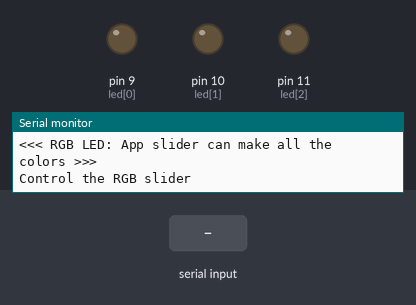
This sketch was run on a simulated Arduino Uno, built with avr-gcc and run on an emulated ATmega328P. On the bench: output pins drawn as LEDs (lit = HIGH), the last lines printed to the serial monitor. Inputs (shaded band) come from the test bench.

Above: at 1.2 s.
1.3 s: "1" received over the second serial link
At 2.0 s:
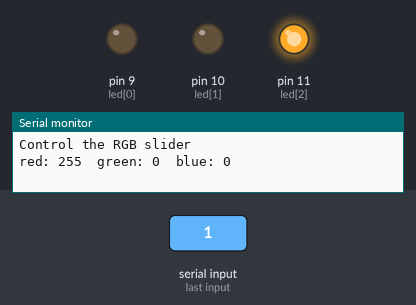
2.8 s: "0" received over the second serial link
At 3.2 s:
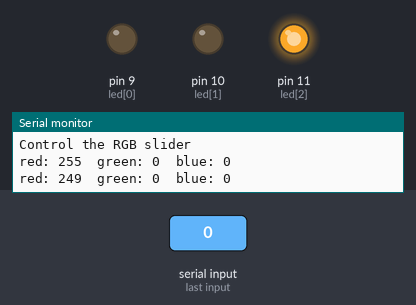
Timing chart, 0 to 5.8 s (numbered marks = the images above; inputs shaded):
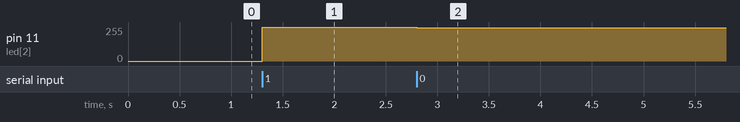

Measured:
- after the input at 1.3 s, pin 11 (led[2]): 0/255 → 255/255 at once
- after the input at 2.8 s, pin 11 (led[2]): 255/255 → 249/255 at once

The sketch:

BT_input_1byte.ino
```cpp
/* Case2. R:0-49, G:50-99, B:100-149을 만족하도록 App Inventor을 이용하여 3개의 slide을 만들어서 색상을 디자인하기 */
#include <SoftwareSerial.h> //시리얼통신 라이브러리 호출

SoftwareSerial BT(12, 13); //블루투스모듈에 연결하고 Tx를 12번 pin, Rx를 13번 pin으로 설정한다
const int led[3]={9,10,11}; //(pin) 11=RedLed, 10=GreenLed, 9=BlueLed
int data=0; //블루투스로 입력받은 1byte 값을 저장하는 변수 선언
int value[3]={0}; //(index) 0=Red, 1=Green, 2=Blue

void setup()
{
  BT.begin(9600); //블루투스 통신을 9600속도로 시작
  Serial.begin(9600); //시리얼 통신을 9600속도로 시작
  for(int i=0;i<3;i++)
  {
    pinMode(led[i],OUTPUT); //led 3개를 출력으로 지정
  }
  Serial.println("");
  Serial.println("Case 2.");
  Serial.println("<<< RGB LED: App slider can make all the colors >>>");
  Serial.println("Control the RGB slider");
}
void loop()
{
  if(BT.available()>0) //블루투스 포트의 수신 버퍼에 저장된 데이터 개수를 반환
  { //반환갯수가 1개이상일때만 문장실행
      data=BT.read(); //블루투스로 부터 값을 입력받아 저장
      if(data<50) //data에 0~49값이 들어오면 Red Slider로 인식
      {
        value[0]=map(data, 0, 49, 0, 255); //0~49를 0~255로 맵핑
      }
      else if(data<100) //data에 0~99값이 들어오면 Red Slider로 인식
      {
        value[1]=map(data, 50, 99, 0, 255); //50~99를 0~255로 맵핑
      }
      else //data에 100~149값이 들어오면 Red Slider로 인식
      {
        value[2]=map(data, 100, 149, 0, 255); //100~149를 0~255로 맵핑
      }
      setColor(value[0], value[1], value[2]); //함수호출
  }
}
/*
  (pin) 11=RedLed, 10=GreenLed, 9=BlueLed
  (index) 0=BlueLed, 1=GreenLed, 2=RedLed
  setColor함수는 매개변수 값에 따라 PWM으로 RGB LED를 출력합니다.
*/
void setColor(int red, int green, int blue) //9=blue, 10=green, 11=red
{
  analogWrite(led[2],red);
  Serial.print("red: ");
  Serial.print(red);
  analogWrite(led[1],green);
  Serial.print("\tgreen: ");
  Serial.print(green);
  analogWrite(led[0],blue);
  Serial.print("\tblue: ");
  Serial.print(blue);
  Serial.println("");
}
```
